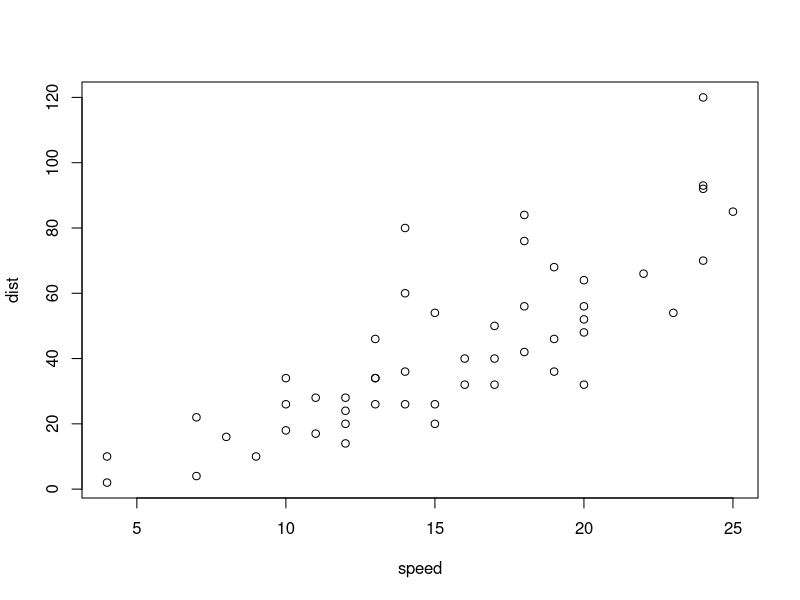
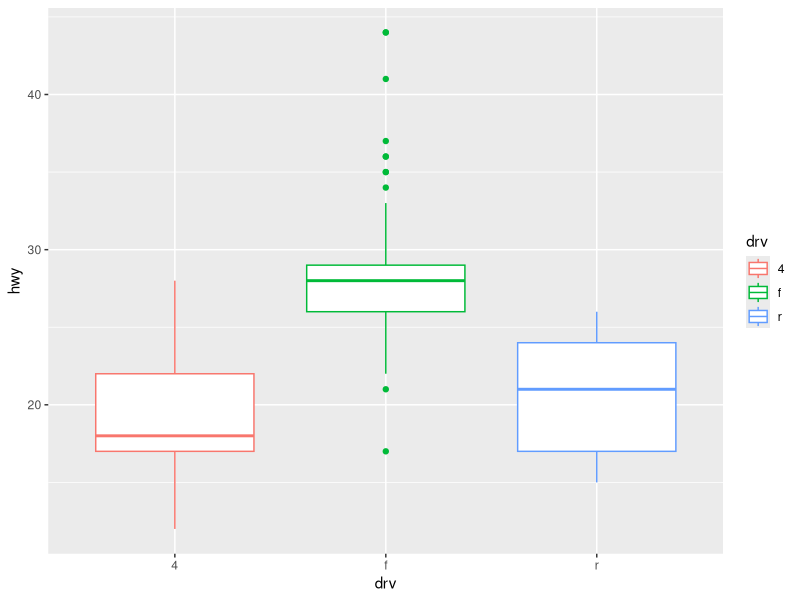

The R script that drew these images, in order:
## ---- chunk 1
plot(cars)
## ---- chunk 2
library(ggplot2)
ggplot(data = mpg, aes(x = drv, 
                       y = hwy, 
                       colour = drv)) + 
  geom_boxplot()

